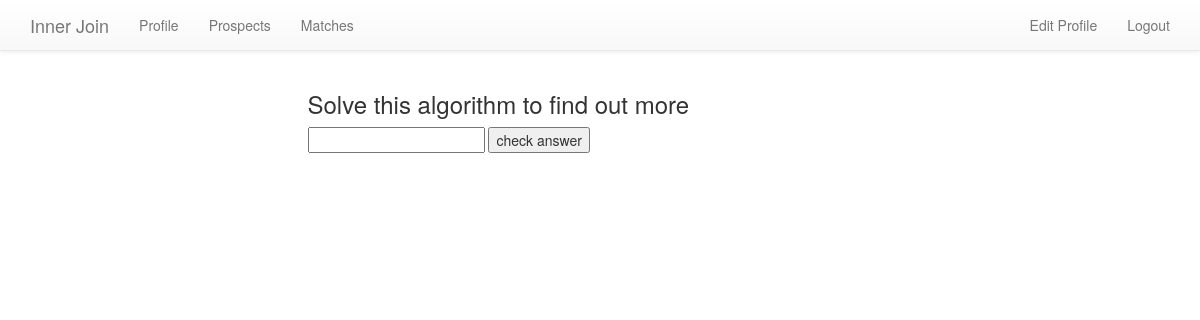
Page /algorithms/solve_alog/austinbrovick/ on the earlier database version.
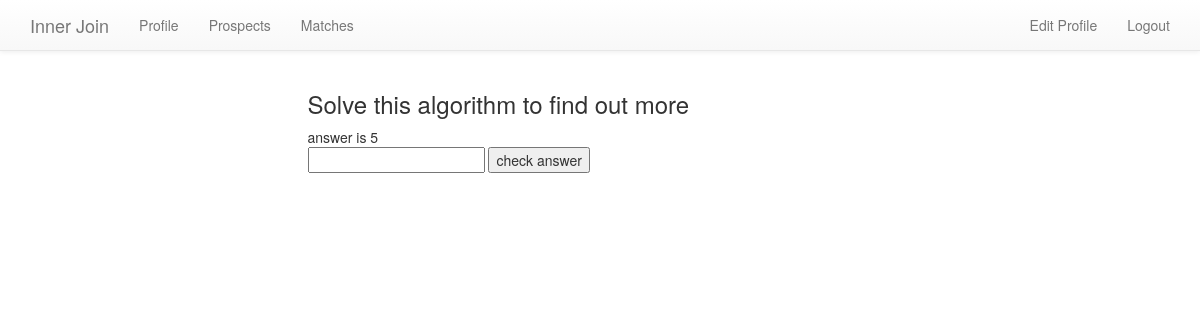
Same page on the later database version.
### algorithms/models.py (models this page shows)
class Algo(models.Model):
    creator = models.OneToOneField(User, on_delete=models.CASCADE)
    algorithm = models.TextField()
    answer = models.CharField(max_length=100)
    timestamp = models.DateTimeField(auto_now=True)
    def __unicode__(self):
        return self.algorithm

### algorithms/views.py (the view)
# urls.py: url(r'^solve_alog/(?P<username>\w+)/', views.solve_algo, name='solve_algo'),
def solve_algo(request, username):
  prospect = User.objects.get(username=username)
  algorithm = Algo.objects.get(creator=prospect)
  print algorithm.creator.username
  context = {
    "algorithm" : algorithm,
  }
  return render(request, "algorithms/algorithm.html", context)
  return HttpResponse("fuck yes!!!!")

### templates/algorithms/algorithm.html (shortened to what this page needs)
<!DOCTYPE html>
<html>
<head>
    {% include "bootstrap.html" %}
</head>
<body>
  {% include "nav_bar.html" %}
    <div id='main_wrapper' class='row'>
      <div class='col-md-6 col-md-offset-3'>
        <h3>Solve this algorithm to find out more</h3>
        {{algorithm}}
        <form method='post' action='{% url "check_answer" algorithm.creator.username %}'>
          <input type='text' name='guess'>
          <input type='submit' value='check answer'>
        </form>
      </div>
    </div>
</body>
</html>

Differences in the rows shown:
now on this page (row edited): Algo: algorithm "answer is 5"
